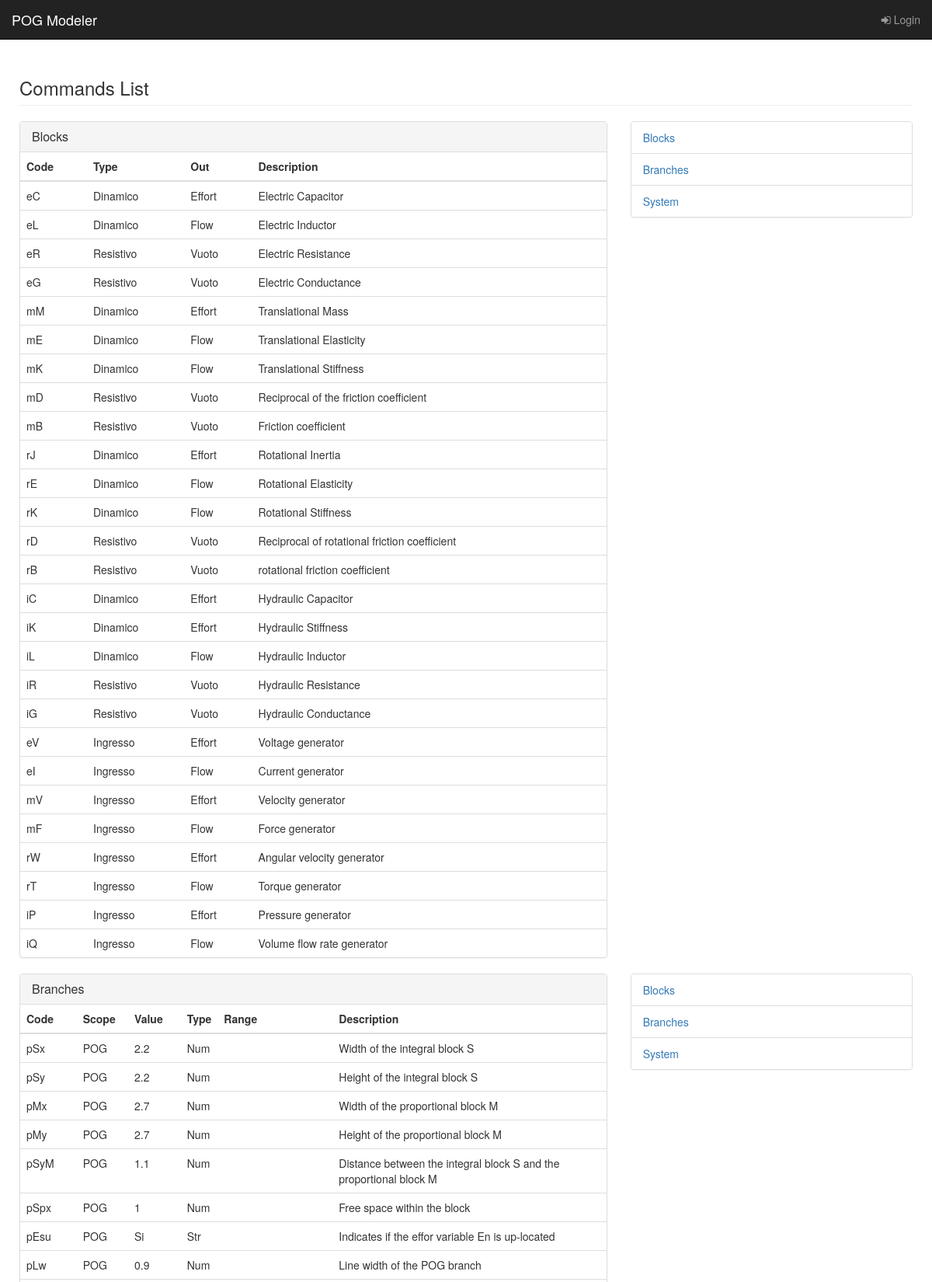
Screenshot of /help/ (upper part) with the database file from the repository.
### AWD_Zanasi/models.py (models this page shows)
class Command(models.Model):
    Sigla = models.CharField(max_length=16)
    Help_ENG = models.CharField(max_length=400, blank=True, null=True)
    Help = models.CharField(max_length=400, blank=True, null=True)
    class Meta:
        abstract = True

class CommandBlock(Command):
    Tipo_di_Ramo = models.CharField(max_length=16, blank=True, null=True)
    Diretto = models.CharField(max_length=16, blank=True, null=True)
    Out = models.CharField(max_length=16, blank=True, null=True)
    E_name = models.CharField(max_length=16, blank=True, null=True)
    K_name = models.CharField(max_length=16, blank=True, null=True)
    Q_name = models.CharField(max_length=16, blank=True, null=True)
    F_name = models.CharField(max_length=16, blank=True, null=True)
    Comandi = models.CharField(max_length=16, blank=True, null=True)

class CommandBranch(Command):
    Nome = models.CharField(max_length=16, blank=True, null=True)
    Value = models.CharField(max_length=16, blank=True, null=True)
    StrNum = models.CharField(max_length=16, blank=True, null=True)
    Vincoli = models.CharField(max_length=16, blank=True, null=True)
    Range = models.CharField(max_length=48, blank=True, null=True)
    Type = models.CharField(max_length=16, blank=True, null=True)

### AWD_Zanasi/views.py (the view)
# urls.py: url(r'^help/$', views.help_page, name='help_page'),
def help_page(request):
    blocks = CommandBlock.objects.all()
    system = CommandSystem.objects.all()
    branches = CommandBranch.objects.all()
    return render(request, 'AWD_Zanasi/help.html',
                  {"blocks": blocks,
                   "branches": branches,
                   "system": system})

### AWD_Zanasi/templates/AWD_Zanasi/help.html (shortened to what this page needs)
{% extends "AWD_Zanasi/base.html" %}
{% block container %}
    {% load crispy_forms_tags %}
    {% load i18n %}
    {% get_current_language as LANGUAGE_CODE %}
    <div class="container-fluid">
        <div class="row">
            <div class="col-lg-12">
                <h3 class="page-header">
                    Commands List
                </h3>
            </div>
        </div>
        <div class="row">
            <div class="col-lg-8">
                <div class="panel panel-default">
                    <div id="blocks" class="panel-heading">
                        <h2 class="panel-title">Blocks</h2>
                    </div>
                    <table class="table">
                        <thead class="thead-inverse">
                        <tr>
                            <th>Code</th>
                            <th>Type</th>
                            <th>Out</th>
                            <th>Description</th>
                        </tr>
                        </thead>
                        <tbody>
                        {% for cmd in blocks %}
                            <tr>
                                <td>{{ cmd.Sigla }}</td>
                                <td>{{ cmd.Tipo_di_Ramo }}</td>
                                <td>{{ cmd.Out }}</td>
                                <td>{{ cmd.Help_ENG }}</td>
                            </tr>
                        {% endfor %}
                        </tbody>
                    </table>
                </div>
            </div>
            <div class="col-lg-4">
                <div class="panel panel-default">
                    <ul class="list-group">
                        <li class="list-group-item"><a href="#blocks">Blocks</a></li>
                        <li class="list-group-item"><a href="#branches">Branches</a></li>
                        <li class="list-group-item"><a href="#system">System</a></li>
                    </ul>
                </div>
            </div>
        </div>
        <div class="row">
            <div class="col-lg-8">
                <div class="panel panel-default">
                    <div id="branches" class="panel-heading">
                        <h2 class="panel-title">Branches</h2>
                    </div>
                    <table class="table">
                        <thead class="thead-inverse">
                        <tr>
                                <th>Code</th>
                                <th>Scope</th>
                                <th>Value</th>
                                <th>Type</th>
                                <th>Range</th>
                                <th>Description</th>
                        </tr>
                        </thead>
                        <tbody>
                        {% for cmd in branches %}
                            <tr>
                                <td>{{ cmd.Sigla }}</td>
                                <td>{{ cmd.Type }}</td>
                                <td>{{ cmd.Value }}</td>
                                <td>{{ cmd.StrNum }}</td>
                                <td>{{ cmd.Range }}</td>
                                <td>{{ cmd.Help_ENG }}</td>
                            </tr>
                        {% endfor %}
                        </tbody>
                    </table>
                </div>
            </div>
            <div class="col-lg-4">
                <div class="panel panel-default">
                    <ul class="list-group">
                        <li class="list-group-item"><a href="#blocks">Blocks</a></li>
                        <li class="list-group-item"><a href="#branches">Branches</a></li>
                        <li class="list-group-item"><a href="#system">System</a></li>
                    </ul>
                </div>
            </div>
        </div>
    </div>
{% endblock %}

### AWD_Zanasi/static/AWD_Zanasi/css/sb-admin.css (style rules this page uses)
body { margin-top: 100px; background-color: #222; }
@media (min-width:768px) { body { margin-top: 50px; } }

### rows the page displays
CommandBlock: Sigla "eC", Tipo_di_Ramo "Dinamico", Out "Effort", Help_ENG "Electric Capacitor"
CommandBlock: Sigla "eL", Tipo_di_Ramo "Dinamico", Out "Flow", Help_ENG "Electric Inductor"
CommandBlock: Sigla "eR", Tipo_di_Ramo "Resistivo", Out "Vuoto", Help_ENG "Electric Resistance"
CommandBlock: Sigla "eG", Tipo_di_Ramo "Resistivo", Out "Vuoto", Help_ENG "Electric Conductance"
CommandBlock: Sigla "mM", Tipo_di_Ramo "Dinamico", Out "Effort", Help_ENG "Translational Mass"
CommandBlock: Sigla "mE", Tipo_di_Ramo "Dinamico", Out "Flow", Help_ENG "Translational Elasticity"
CommandBlock: Sigla "mK", Tipo_di_Ramo "Dinamico", Out "Flow", Help_ENG "Translational Stiffness"
CommandBlock: Sigla "mD", Tipo_di_Ramo "Resistivo", Out "Vuoto", Help_ENG "Reciprocal of the friction coefficient"
CommandBlock: Sigla "mB", Tipo_di_Ramo "Resistivo", Out "Vuoto", Help_ENG "Friction coefficient"
CommandBlock: Sigla "rJ", Tipo_di_Ramo "Dinamico", Out "Effort", Help_ENG "Rotational Inertia"
CommandBlock: Sigla "rE", Tipo_di_Ramo "Dinamico", Out "Flow", Help_ENG "Rotational Elasticity"
CommandBlock: Sigla "rK", Tipo_di_Ramo "Dinamico", Out "Flow", Help_ENG "Rotational Stiffness"
CommandBlock: Sigla "rD", Tipo_di_Ramo "Resistivo", Out "Vuoto", Help_ENG "Reciprocal of rotational friction coefficient"
CommandBlock: Sigla "rB", Tipo_di_Ramo "Resistivo", Out "Vuoto", Help_ENG "rotational friction coefficient"
CommandBlock: Sigla "iC", Tipo_di_Ramo "Dinamico", Out "Effort", Help_ENG "Hydraulic Capacitor"
CommandBlock: Sigla "iK", Tipo_di_Ramo "Dinamico", Out "Effort", Help_ENG "Hydraulic Stiffness"
CommandBlock: Sigla "iL", Tipo_di_Ramo "Dinamico", Out "Flow", Help_ENG "Hydraulic Inductor"
CommandBlock: Sigla "iR", Tipo_di_Ramo "Resistivo", Out "Vuoto", Help_ENG "Hydraulic Resistance"
CommandBlock: Sigla "iG", Tipo_di_Ramo "Resistivo", Out "Vuoto", Help_ENG "Hydraulic Conductance"
CommandBlock: Sigla "eV", Tipo_di_Ramo "Ingresso", Out "Effort", Help_ENG "Voltage generator"
CommandBlock: Sigla "eI", Tipo_di_Ramo "Ingresso", Out "Flow", Help_ENG "Current generator"
CommandBlock: Sigla "mV", Tipo_di_Ramo "Ingresso", Out "Effort", Help_ENG "Velocity generator"
CommandBlock: Sigla "mF", Tipo_di_Ramo "Ingresso", Out "Flow", Help_ENG "Force generator"
CommandBlock: Sigla "rW", Tipo_di_Ramo "Ingresso", Out "Effort", Help_ENG "Angular velocity generator"
CommandBlock: Sigla "rT", Tipo_di_Ramo "Ingresso", Out "Flow", Help_ENG "Torque generator"
CommandBlock: Sigla "iP", Tipo_di_Ramo "Ingresso", Out "Effort", Help_ENG "Pressure generator"
CommandBlock: Sigla "iQ", Tipo_di_Ramo "Ingresso", Out "Flow", Help_ENG "Volume flow rate generator"
CommandBranch: Sigla "pSx", Type "POG", Value "2.2", StrNum "Num", Help_ENG "Width of the integral block S"
CommandBranch: Sigla "pSy", Type "POG", Value "2.2", StrNum "Num", Help_ENG "Height of the integral block S"
CommandBranch: Sigla "pMx", Type "POG", Value "2.7", StrNum "Num", Help_ENG "Width of the proportional block M"
CommandBranch: Sigla "pMy", Type "POG", Value "2.7", StrNum "Num", Help_ENG "Height of the proportional block M"
CommandBranch: Sigla "pSyM", Type "POG", Value "1.1", StrNum "Num", Help_ENG "Distance between the integral block S and the proportional block M"
CommandBranch: Sigla "pSpx", Type "POG", Value "1", StrNum "Num", Help_ENG "Free space within the block"
CommandBranch: Sigla "pEsu", Type "POG", Value "Si", StrNum "Str", Help_ENG "Indicates if the effor variable En is up-located"
CommandBranch: Sigla "pLw", Type "POG", Value "0.9", StrNum "Num", Help_ENG "Line width of the POG branch"
